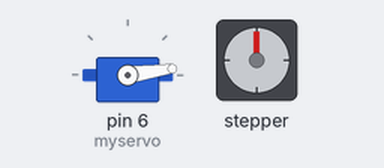
Recording of a sketch running on a simulated Arduino Uno, built with avr-gcc and run on an emulated ATmega328P. On the bench: servo, stepper motor. Stepper angles assume 2038 steps per turn.

Above: at 0.15 s.
At 9.82 s:
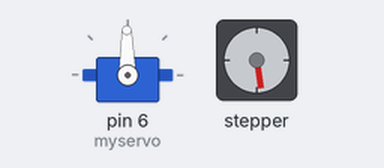
At 19.79 s:
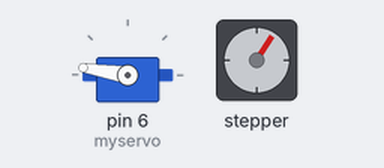
At 39.74 s:
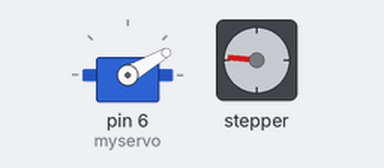
Timing chart, 0 to 40.0 s (numbered marks = the images above):
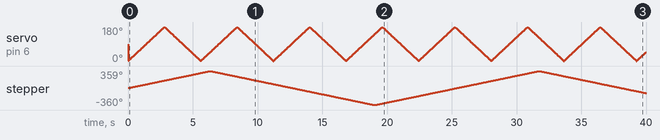

The sketch:

sketch_feb03b.ino
```cpp
#include <Servo.h>
#include <Stepper.h>

const int stepsPerRevolution = 2038;

// --- Objects ---
Servo myservo;
Stepper myStepper(stepsPerRevolution, 8, 10, 9, 11);

// --- Servo control ---
int servoPos = 0;
int servoDir = 1;              // 1 = forward, -1 = backward
unsigned long lastServoTime = 0;
const unsigned long servoInterval = 15; // ms per degree

// --- Stepper control ---
long stepperPos = 0;
int stepperDir = 1;            // 1 = CW, -1 = CCW
unsigned long lastStepperTime = 0;
const unsigned long stepperInterval = 3; // ms per step

void setup() {
  myservo.attach(6);
  myStepper.setSpeed(10); // RPM
}

void loop() {
  unsigned long now = millis();

  // ===== SERVO (linear sweep) =====
  if (now - lastServoTime >= servoInterval) {
    lastServoTime = now;

    servoPos += servoDir;
    myservo.write(servoPos);

    if (servoPos >= 180 || servoPos <= 0) {
      servoDir = -servoDir; // reverse direction
    }
  }

  // ===== STEPPER (linear rotation) =====
  if (now - lastStepperTime >= stepperInterval) {
    lastStepperTime = now;

    myStepper.step(stepperDir);
    stepperPos += stepperDir;

    if (stepperPos >= stepsPerRevolution ||
        stepperPos <= -stepsPerRevolution) {
      stepperDir = -stepperDir; // reverse direction
    }
  }
}
```

Measured:
- by itself, stepper: turns 359° clockwise in 6.3 s, then 719° counter-clockwise in 12.7 s, then 719° clockwise in 12.7 s, then 466° counter-clockwise in 8.2 s
